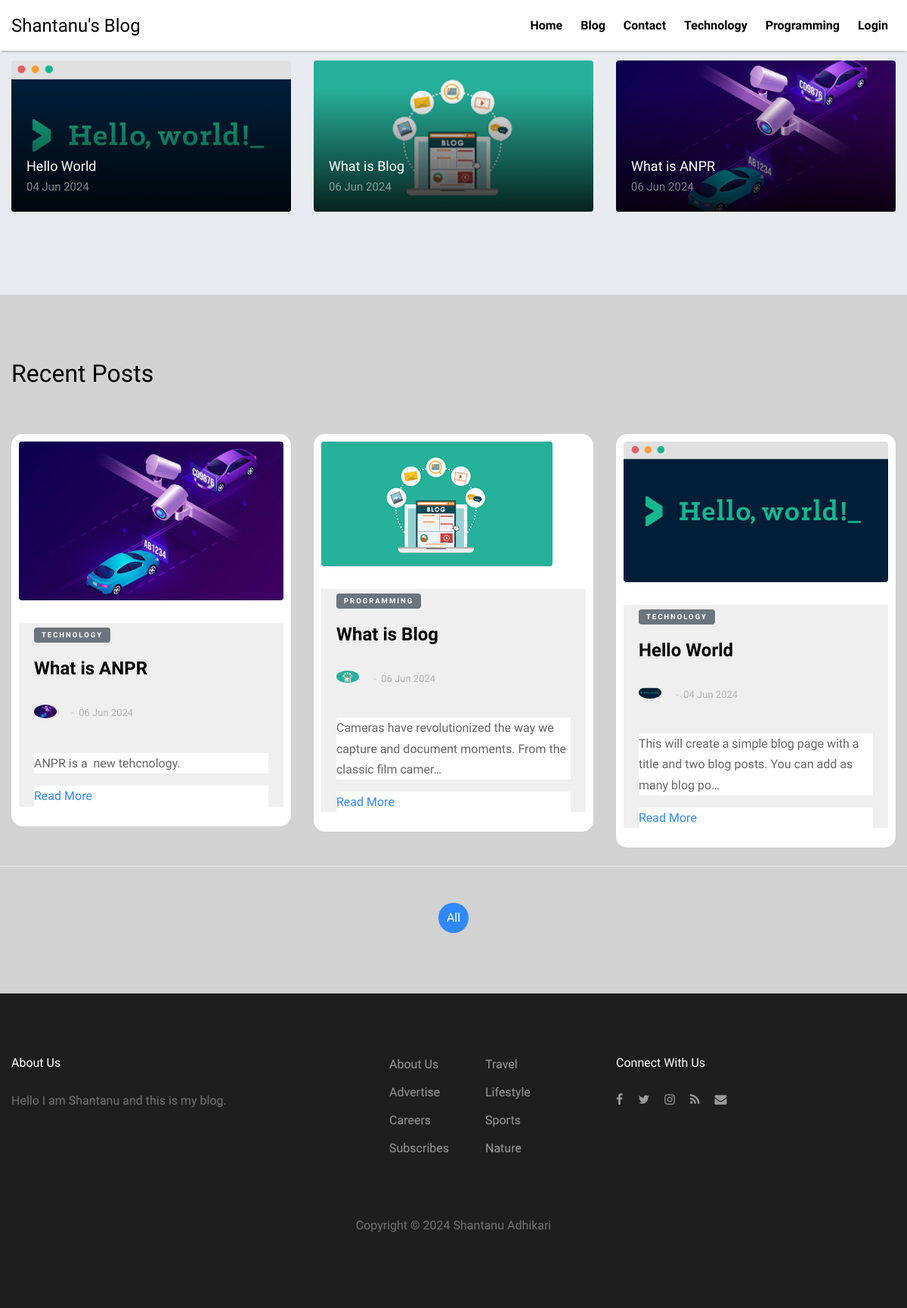
The page / on the database its author committed.
### blog/models.py (models this page shows, shortened)
class Home(models.Model):
	sno = models.AutoField(primary_key=True)
	title = models.CharField(max_length=255,blank=True,null=True)
	about = models.TextField()
	copyright = models.CharField(max_length=255,blank=True,null=True)
	address = models.CharField(max_length=255,blank=True,null=True)
	phone = models.CharField(max_length=255,blank=True,null=True)
	email = models.CharField(max_length=255,blank=True,null=True)

class Category(models.Model):
	sno = models.AutoField(primary_key=True)
	title = models.CharField(max_length=255,blank=True,null=True)

class Post(models.Model):
	sno = models.AutoField(primary_key=True)
	title = models.CharField(max_length=255,blank=True,null=True)
	category = models.ForeignKey(Category,on_delete=models.CASCADE,blank=True,null=True)
	image = models.ImageField(upload_to='images',blank=True,null=True)
	text = RichTextField()
	date = models.DateTimeField(auto_now_add=True)
	slug = AutoSlugField(populate_from='title',null=True)

### blog/views.py (the view)
# urls.py: path('',views.home,name="home"),
def home(request):
	home = Home.objects.all()
	cate = Category.objects.all()
	allPost = Post.objects.all()
	RecentPost = Post.objects.all()[::-1]
	data = request.GET.get('category')
	if data is not None:
		cate_data = Post.objects.filter(category=data)
		context = {'home':home,'cate_filter':cate_data,'cate':cate}
		return render(request,'blog/category.html',context)
	context = {'home':home,'cate':cate,'posts':allPost,'recentpost':RecentPost}
	return render(request,'blog/index.html',context)

### templates/blog/index.html
{% extends "base.html" %}
{% load static %} {% block body %}
<div class="site-section" style="background-color: #e9ecef">
  <div class="container">
    <div class="row align-items-stretch retro-layout-2">
      {% for post in posts %} {% if forloop.counter < 7 %}
      <div class="col-md-4">
        <a
          href="{{post.slug}}"
          class="h-entry mb-30 v-height gradient"
          style="background-image: url({{post.image.url}});"
        >
          <div class="text">
            <h2>{{post.title | safe}}</h2>
            <span class="date">{{post.date | date:'d M Y'| safe}}</span>
          </div>
        </a>
      </div>
      {% endif %} {% endfor %}
    </div>
  </div>
</div>
<div class="site-section" style="background-color: #d2d2d2">
  <div class="container">
    <div class="row mb-5">
      <div class="col-12">
        <h2>Recent Posts</h2>
      </div>
    </div>
    <div class="row">
      {% for post in recentpost %} {% if forloop.counter < 10 %}
      <div class="col-lg-4 mb-4">
        <div class="entry2" style="background-color: white; padding: 10px; border-radius: 15px;">
          <a href="{{post.slug |safe}}"
            ><img
              src="{{post.image.url}}"
              alt="Image"
              class="img-fluid rounded"
          /></a>
          <div class="excerpt">
            <span class="post-category text-white bg-secondary mb-3">
              {{post.category.title | safe}}</span
            >
            <h2><a href="{{post.slug | safe}}">{{post.title | safe }}</a></h2>
            <div class="post-meta align-items-center text-left clearfix">
              <figure class="author-figure mb-0 mr-3 float-left">
                <img src="{{post.image.url}}" alt="Image" class="img-fluid" />
              </figure>
              <span>&nbsp;-&nbsp; {{post.date |date:'d M Y'| safe }}</span>
            </div>
            <p>{{post.text | safe | truncatechars:100}}</p>
            <p><a href="{{post.slug | safe}}">Read More</a></p>
          </div>
        </div>
      </div>
      {% endif %} {% endfor %}
    </div>
    <div class="row text-center pt-5 border-top">
      <div class="col-md-12">
        <div class="custom-pagination">
          <a class="bg-primary" href="/blog">All</a>
        </div>
      </div>
    </div>
  </div>
</div>
{% endblock body %}

### templates/base.html (shortened to what this page needs)
 <!DOCTYPE html>
<html lang="en">
  <head>
    {% load static %}
    <link rel="stylesheet" href="{% static 'fonts/icomoon/style.css' %}">
    <link rel="stylesheet" href="{% static 'css/bootstrap.min.css' %}">
    <link rel="stylesheet" href="{% static 'css/magnific-popup.css' %}">
    <link rel="stylesheet" href="{% static 'css/jquery-ui.css' %}">
    <link rel="stylesheet" href="{% static 'css/owl.carousel.min.css' %}">
    <link rel="stylesheet" href="{% static 'css/owl.theme.default.min.css' %}">
    <link rel="stylesheet" href="{% static 'css/bootstrap-datepicker.css' %}">
    <link rel="stylesheet" href="{% static 'fonts/flaticon/font/flaticon.css' %}">
    <link rel="stylesheet" href="{% static 'css/aos.css' %}">
    <link rel="stylesheet" href="{% static 'css/style.css' %}">
  </head>
  <body>
  <div class="site-wrap">
    <header class="site-navbar" role="banner" style="position: fixed;">
      <div class="container-fluid">
        <div class="row align-items-center" style="box-shadow: 0 4px 2px -2px rgba(0, 0, 0, 0.2);">
          <div class="col-4 site-logo">
            {% for post in home %}
            <a href="/home" class="text-black h2 mb-0">{{post.title}}</a>
            {% endfor %}
          </div>
          <div class="col-8 text-right">
            <nav class="site-navigation" role="navigation">
              <ul class="site-menu js-clone-nav mr-auto d-none d-lg-block mb-0">
                <li><a href="/">Home</a></li>
                <li><a href="/blog">Blog</a></li>
                <li><a href="/contact">Contact</a></li>
                {% for post in cate %}
                <li><a href="/?category={{post.sno | safe}}">{{post.title | safe}}</a></li>
                {% endfor %}
                <li><a href="/admin">Login</a></li>
              </ul>
            </nav>
            <a href="#" class="site-menu-toggle js-menu-toggle text-black d-inline-block d-lg-none"></a></div>
          </div>
      </div>
  </header>
  {% block body %}
  {% endblock body %}
   <div class="site-footer" style="background-color: #1e1e1e;">
      <div class="container">
        <div class="row mb-5">
          <div class="col-md-4">
            <h3 class="footer-heading mb-4">About Us</h3>
            {% for post in home %}
            <p>{{post.about | safe }}</p>
            {% endfor %}
          </div>
          <div class="col-md-3 ml-auto">
            <ul class="list-unstyled float-left mr-5">
              <li><a href="#">About Us</a></li>
              <li><a href="#">Advertise</a></li>
              <li><a href="#">Careers</a></li>
              <li><a href="#">Subscribes</a></li>
            </ul>
            <ul class="list-unstyled float-left">
              <li><a href="#">Travel</a></li>
              <li><a href="#">Lifestyle</a></li>
              <li><a href="#">Sports</a></li>
              <li><a href="#">Nature</a></li>
            </ul>
          </div>
          <div class="col-md-4">
            <div>
              <h3 class="footer-heading mb-4">Connect With Us</h3>
              <p>
                <a href="#"><span class="icon-facebook pt-2 pr-2 pb-2 pl-0"></span></a>
                <a href="#"><span class="icon-twitter p-2"></span></a>
                <a href="#"><span class="icon-instagram p-2"></span></a>
                <a href="#"><span class="icon-rss p-2"></span></a>
                <a href="#"><span class="icon-envelope p-2"></span></a>
              </p>
            </div>
          </div>
        </div>
        <div class="row">
          <div class="col-12 text-center">
              {% for post in home %}
            <p>
              Copyright &copy; <script>document.write(new Date().getFullYear());</script> {{post.copyright}}
              </p>
              {% endfor %}
          </div>
        </div>
      </div>
    </div>
  </div>
  </body>
</html>

### rows shown on the page
Home: title "Shantanu's Blog", about "Hello I am Shantanu and this is my blog.", copyright "Shantanu Adhikari"
Category: title "Technology"
Category: title "Programming"
Post: image (picture), title "Hello World", date "04 Jun 2024", category "TECHNOLOGY", text "This will create a simple blog page with a title and two blog posts. You can add as many blog po…"
Post: image (picture), title "What is Blog", date "06 Jun 2024", category "PROGRAMMING", text "Cameras have revolutionized the way we capture and document moments. From the classic film camer…"
Post: image (picture), title "What is ANPR", date "06 Jun 2024", category "TECHNOLOGY", text "ANPR is a new tehcnology."
